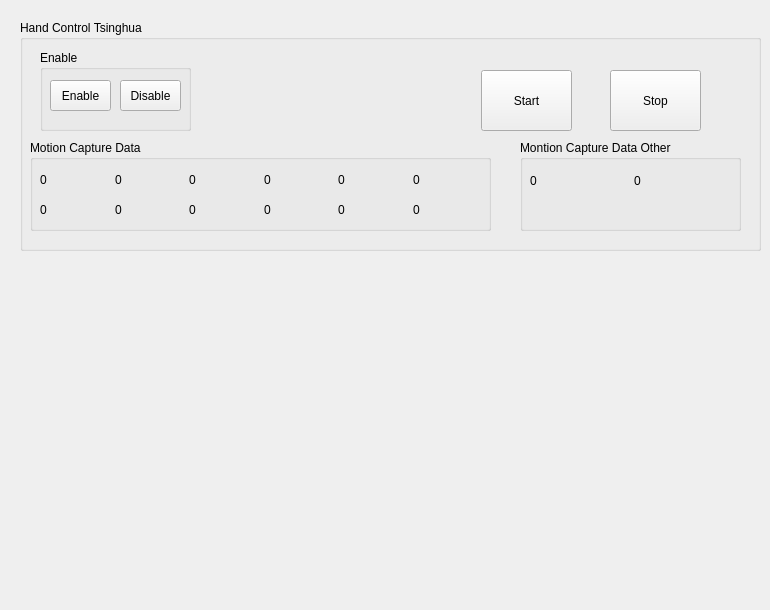
    <widget class="QWidget" name="tab_hand">
     <attribute name="title">
      <string>Hand</string>
     </attribute>
     <widget class="QGroupBox" name="groupBox_19">
      <property name="geometry">
       <rect>
        <x>20</x>
        <y>20</y>
        <width>741</width>
        <height>231</height>
       </rect>
      </property>
      <property name="title">
       <string>Hand Control Tsinghua</string>
      </property>
      <widget class="QGroupBox" name="groupBox_21">
       <property name="geometry">
        <rect>
         <x>20</x>
         <y>30</y>
         <width>151</width>
         <height>81</height>
        </rect>
       </property>
       <property name="title">
        <string>Enable</string>
       </property>
       <widget class="QPushButton" name="pushButton_hand_ts_motor_enable">
        <property name="geometry">
         <rect>
          <x>10</x>
          <y>30</y>
          <width>61</width>
          <height>31</height>
         </rect>
        </property>
        <property name="text">
         <string>Enable</string>
        </property>
       </widget>
       <widget class="QPushButton" name="pushButton_hand_ts_motor_disable">
        <property name="geometry">
         <rect>
          <x>80</x>
          <y>30</y>
          <width>61</width>
          <height>31</height>
         </rect>
        </property>
        <property name="text">
         <string>Disable</string>
        </property>
       </widget>
      </widget>
      <widget class="QGroupBox" name="groupBox_17">
       <property name="geometry">
        <rect>
         <x>10</x>
         <y>120</y>
         <width>461</width>
         <height>91</height>
        </rect>
       </property>
       <property name="title">
        <string>Motion Capture Data</string>
       </property>
       <widget class="QWidget" name="layoutWidget_23">
        <property name="geometry">
         <rect>
          <x>10</x>
          <y>60</y>
          <width>441</width>
          <height>19</height>
         </rect>
        </property>
        <layout class="QHBoxLayout" name="horizontalLayout_10">
         <item>
          <widget class="QLabel" name="label_ts_hand_motion_r_1">
           <property name="text">
            <string>0</string>
           </property>
          </widget>
         </item>
         <item>
          <widget class="QLabel" name="label_ts_hand_motion_r_2">
           <property name="text">
            <string>0</string>
           </property>
          </widget>
         </item>
         <item>
          <widget class="QLabel" name="label_ts_hand_motion_r_3">
           <property name="text">
            <string>0</string>
           </property>
          </widget>
         </item>
         <item>
          <widget class="QLabel" name="label_ts_hand_motion_r_4">
           <property name="text">
            <string>0</string>
           </property>
          </widget>
         </item>
         <item>
          <widget class="QLabel" name="label_ts_hand_motion_r_5">
           <property name="text">
            <string>0</string>
           </property>
          </widget>
         </item>
         <item>
          <widget class="QLabel" name="label_ts_hand_motion_r_6">
           <property name="text">
            <string>0</string>
           </property>
          </widget>
         </item>
        </layout>
       </widget>
       <widget class="QWidget" name="layoutWidget">
        <property name="geometry">
         <rect>
          <x>10</x>
          <y>30</y>
          <width>441</width>
          <height>19</height>
         </rect>
        </property>
        <layout class="QHBoxLayout" name="horizontalLayout_6">
         <item>
          <widget class="QLabel" name="label_ts_hand_motion_l_1">
           <property name="text">
            <string>0</string>
           </property>
          </widget>
         </item>
         <item>
          <widget class="QLabel" name="label_ts_hand_motion_l_2">
           <property name="text">
            <string>0</string>
           </property>
          </widget>
         </item>
         <item>
          <widget class="QLabel" name="label_ts_hand_motion_l_3">
           <property name="text">
            <string>0</string>
           </property>
          </widget>
         </item>
         <item>
          <widget class="QLabel" name="label_ts_hand_motion_l_4">
           <property name="text">
            <string>0</string>
           </property>
          </widget>
         </item>
         <item>
          <widget class="QLabel" name="label_ts_hand_motion_l_5">
           <property name="text">
            <string>0</string>
           </property>
          </widget>
         </item>
         <item>
          <widget class="QLabel" name="label_ts_hand_motion_l_6">
           <property name="text">
            <string>0</string>
           </property>
          </widget>
         </item>
        </layout>
       </widget>
      </widget>
      <widget class="QPushButton" name="pushButton_han_motion_start">
       <property name="geometry">
        <rect>
         <x>461</x>
         <y>50</y>
         <width>91</width>
         <height>61</height>
        </rect>
       </property>
       <property name="text">
        <string>Start</string>
       </property>
      </widget>
      <widget class="QPushButton" name="pushButton_han_motion_start_2">
       <property name="geometry">
        <rect>
         <x>590</x>
         <y>50</y>
         <width>91</width>
         <height>61</height>
        </rect>
       </property>
       <property name="text">
        <string>Stop</string>
       </property>
      </widget>
      <widget class="QGroupBox" name="groupBox_9">
       <property name="geometry">
        <rect>
         <x>500</x>
         <y>120</y>
         <width>221</width>
         <height>91</height>
        </rect>
       </property>
       <property name="title">
        <string>Montion Capture Data Other</string>
       </property>
       <widget class="QWidget" name="horizontalLayoutWidget">
        <property name="geometry">
         <rect>
          <x>10</x>
          <y>30</y>
          <width>201</width>
          <height>21</height>
         </rect>
        </property>
        <layout class="QHBoxLayout" name="horizontalLayout">
         <item>
          <widget class="QLabel" name="label_other_motion_2">
           <property name="text">
            <string>0</string>
           </property>
          </widget>
         </item>
         <item>
          <widget class="QLabel" name="label_other_motion_1">
           <property name="text">
            <string>0</string>
           </property>
          </widget>
         </item>
        </layout>
       </widget>
       <widget class="QWidget" name="horizontalLayoutWidget_2">
        <property name="geometry">
         <rect>
          <x>10</x>
          <y>60</y>
          <width>201</width>
          <height>21</height>
         </rect>
        </property>
        <layout class="QHBoxLayout" name="horizontalLayout_2"/>
       </widget>
      </widget>
     </widget>
     <widget class="QWidget" name="widget_hand" native="true">
      <property name="geometry">
       <rect>
        <x>20</x>
        <y>260</y>
        <width>741</width>
        <height>341</height>
       </rect>
      </property>
     </widget>
    </widget>
